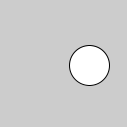
Frame 1 (no input)
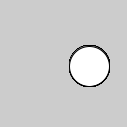
Frame 60 (the mouse pressed at the canvas centre just before this capture)
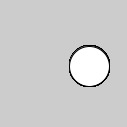
Frame 120 (the mouse held since frame 60 and released just before this capture)

The Processing sketch that drew these frames (run headless with seeded random() and noise(); from frame 60 on, the mouse is pressed at the canvas centre):

// Processing sketch: circular_motion
// ── circular_motion.pde
float angle = 0.2;
int offset = 60;
int scalar = 30;
float speed = 0.00005;

void setup()
  {
   size(127,127); 
  }
  
 void draw()
 {
  float x= offset + cos(angle)* scalar;
  float y= offset + sin(angle)* scalar;
  ellipse(x,y,40,40);
  angle += speed;
 }
